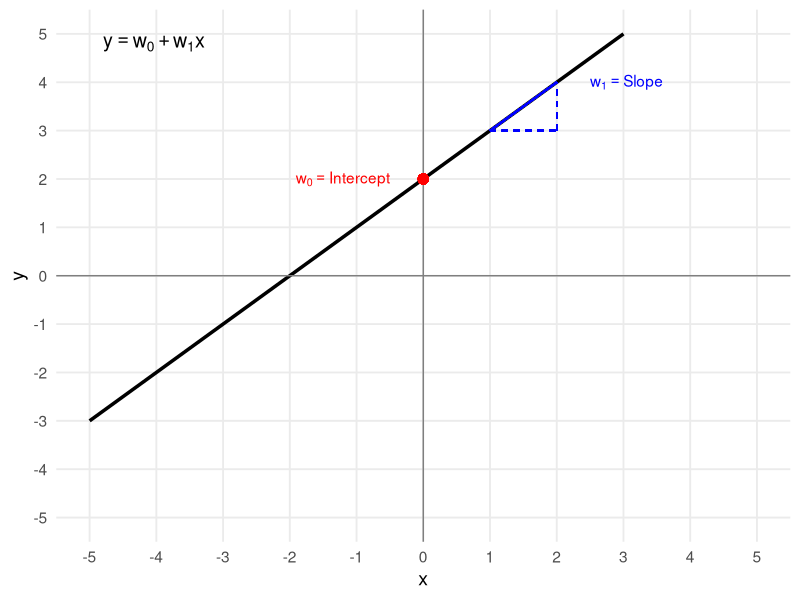

Generate this figure with R:
# Load ggplot2
library(ggplot2)

# Define weights (ML-style)
w1 <- 1  # slope
w0 <- 2     # intercept (bias)

# Generate data
x_vals <- seq(-5, 5, by = 0.1)
y_vals <- w0 + w1 * x_vals
df <- data.frame(x = x_vals, y = y_vals)

# Triangle: start at intercept (0, w0)
x0 <- 1
y0 <- w0 + 1
x1 <- x0 + 1       # run = 1
y1 <- y0
x2 <- x1
y2 <- y1 + w1      # rise = w1

# Plot
ggplot(df, aes(x = x, y = y)) +
  geom_line(color = "black", size = 1.2) +
  geom_hline(yintercept = 0, color = "gray50") +
  geom_vline(xintercept = 0, color = "gray50") +
  geom_point(aes(x = 0, y = w0), color = "red", size = 3) +
  
  # Axis limits and 1-unit ticks
  scale_x_continuous(breaks = seq(-5, 5, by = 1), limits = c(-5, 5)) +
  scale_y_continuous(breaks = seq(-5, 5, by = 1), limits = c(-5, 5)) +
  
  # Triangle for slope
  geom_segment(aes(x = x0, y = y0, xend = x1, yend = y1), color = "blue", linetype = "dashed") +  # run
  geom_segment(aes(x = x1, y = y1, xend = x2, yend = y2), color = "blue", linetype = "dashed") +  # rise
  geom_segment(aes(x = x0, y = y0, xend = x2, yend = y2), color = "blue") +    
  
  # Math-style labels using parse = TRUE
  annotate("text", x = -.5, y = w0 + 0, label = "w[0] == Intercept", color = "red", parse = TRUE, hjust = 1) +
  annotate("text", x = 2.5, y = 4, label = "w[1] == Slope", color = "blue", parse = TRUE, hjust = 0) +
  annotate("text", x = -4.8, y = 4.8, label = "y == w[0] + w[1]*x", size = 5, fontface = "bold", parse = TRUE, hjust = 0) +

  labs(x = "x", y = "y") +
  
  theme_minimal(base_size = 14) +
  theme(panel.grid.minor = element_blank())
